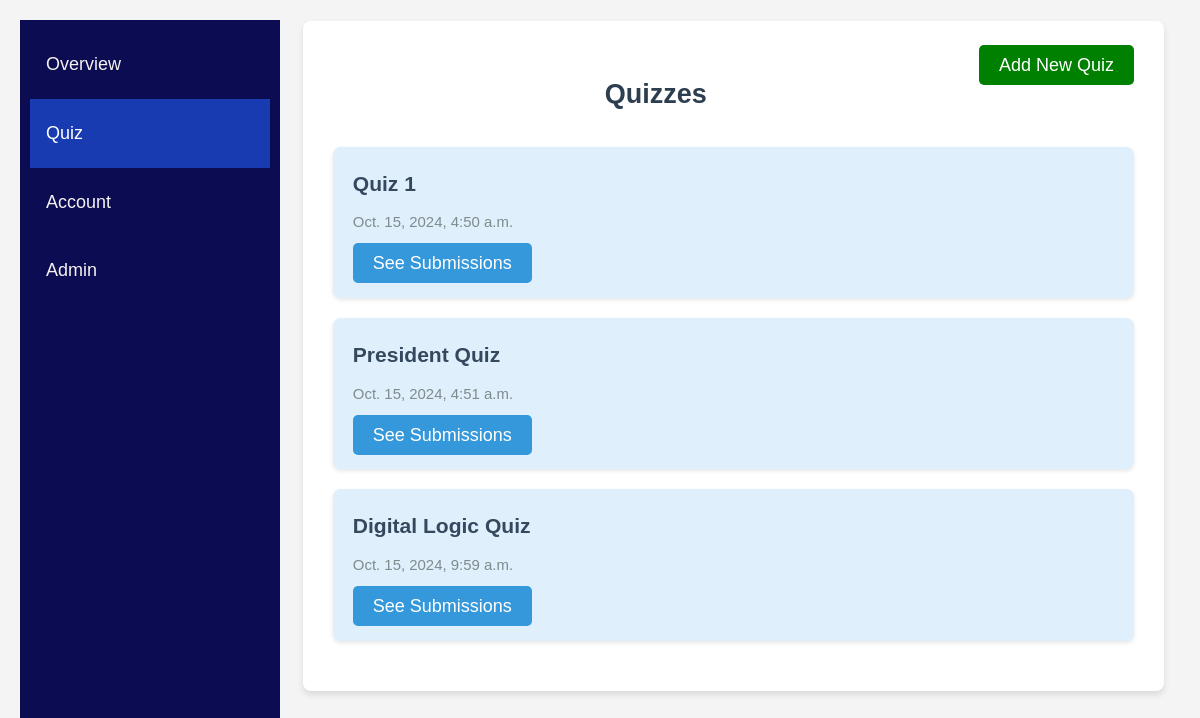
The app's page /organization/quiz (signed in), older data.
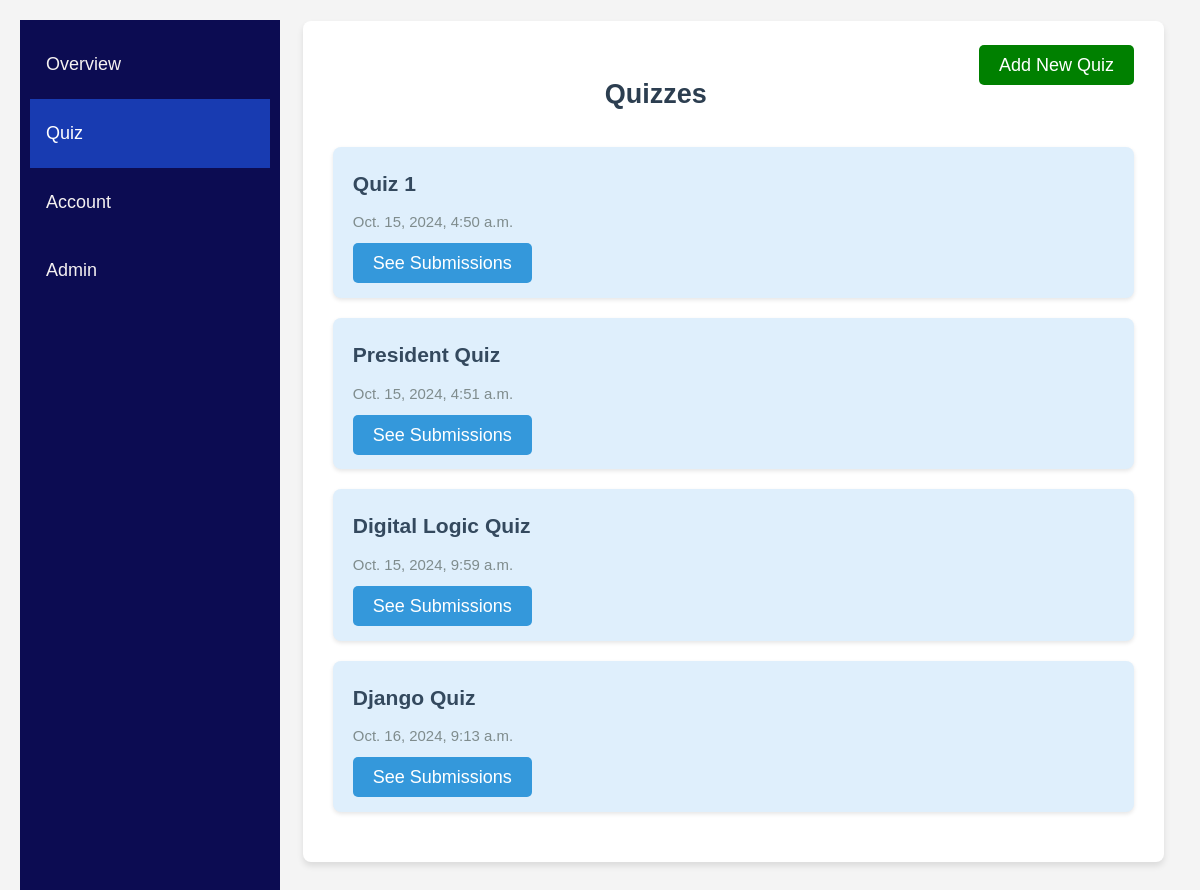
The same page, newer data.
### dashboard/models.py (models this page shows, shortened)
class Quiz(models.Model):
    title = models.CharField(max_length=255)
    description = models.TextField(blank=True)
    organization = models.ForeignKey('users.OrganizationUser', on_delete=models.CASCADE, related_name='quizzes',default=1)
    updated_at = models.DateTimeField(auto_now=True)
    questions = models.ManyToManyField('Question',blank=True)
    class Meta:
        verbose_name = "Quiz"
        verbose_name_plural = "Quizzes"

### organization/views.py (the view)
# urls.py: path("quiz",views.quizzes,name="oquiz"),
@login_required
@user_passes_test(check_organization)
def quizzes(request):
    org = OrganizationUser.objects.get(username = request.user.username)
    quizzes = Quiz.objects.filter(organization=org)
    return render(request,"organization/quizzes.html",{
        'active':'quiz',
        'quizzes':quizzes
    })

### organization/views.py (called while the page is built)
def check_organization(user):
    return OrganizationUser.objects.get(username=user.username).user_type == "organization"

### organization/templates/organization/quizzes.html (shortened to what this page needs)
{% extends "organizationbase.html" %}
{% load static %}
{% block stylesheets %}
    <link rel="stylesheet" href="{% static "dashboard/quiz.css" %}"
{% endblock %}
{% block content %}
    <section class="about">
        <div class="newquiz">
            <a href="{% url "addquiz"%}">Add New Quiz</a>
        </div>
        <h1>Quizzes</h1>
        <ul>
            {% for quiz in quizzes %}
                <li>
                    <h3>{{ quiz.title }}</h3>
                    <h5>{{ quiz.updated_at }}</h5>
                    <a href="{% url "osubmission" quiz.id %}">See Submissions</a>
                </li>
            {% endfor %}
        </ul>
    </section>
{% endblock %}

Row changes from the older to the newer data that the page shows:
added Quiz: title "Django Quiz", updated_at "Oct. 16, 2024, 9:13 a.m."
